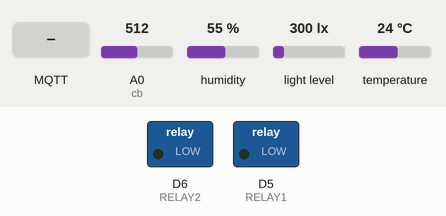
Simulated run of this sketch. Board: ESP8266 (NodeMCU). Parts: switched loads named in the sketch (green lamp = pin HIGH). The test bench sets the inputs (shaded band); at power-on: A0 (cb) = 512, humidity 55 %, light level 300 lx, temperature 24 °C. WiFi joins after 1.5 s; servers stay silent unless stated; no MQTT or app messages arrive unless stated; what the sketch prints to the serial monitor is not drawn.

Above: at 3.2 s.
3.3 s: MQTT message "ON" arrives on the second subscribed topic
9.1 s: A0 (cb) set to 912
13.9 s: A0 (cb) set to 935
At 17.7 s:
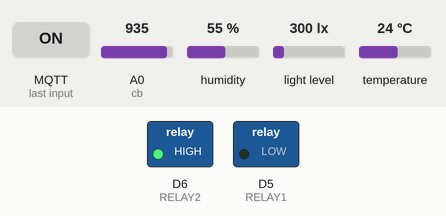
21.3 s: A0 (cb) set to 716
At 24.0 s:
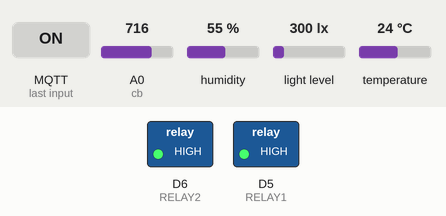
24.8 s: A0 (cb) set to 992
At 27.2 s:
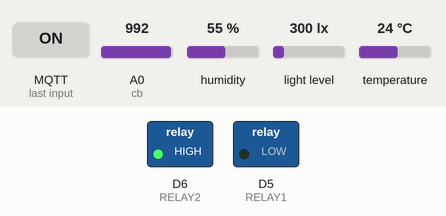
Timing chart, 0 to 28.7 s (numbered marks = the images above; inputs shaded):
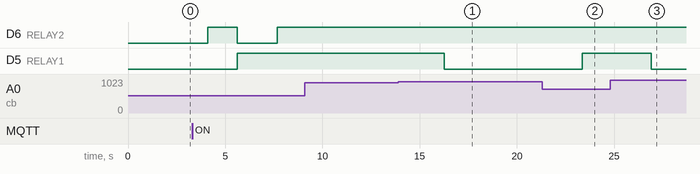

Measured:
- the behaviour switches between 925 and 926 on A0 (cb) (found by bisection; images 0 and 1)
- after the input at 9.1 s, every drawn part: stays the same
- after the input at 13.9 s, D5 (RELAY1): HIGH → LOW after 2.4 s
- after the input at 21.3 s, D5 (RELAY1): LOW → HIGH after 2.1 s
- after the input at 24.8 s, D5 (RELAY1): HIGH → LOW after 2.1 s

The sketch:

iot_finish.ino
```cpp
#include <PubSubClient.h>
#include <ESP8266WiFi.h>
#include <DHT.h>
#include <Wire.h>
#include <BH1750.h>
#include <ArduinoJson.h>

const char* ssid = "P 7.1";
const char* password = "23456789";
const char* mqttServer = "192.168.71.101";
const int mqttPort = 1883;

const char* mqttTopic = "iot";
const char* relayTopic = "relay/control";
const char* relayTopic2 = "relay2/control";
const char* autoTopic = "auto/control";

WiFiClient espClient;
PubSubClient client(espClient);

#define DHTPIN D4 // Sử dụng cổng D4 cho kết nối với DHT11
#define RELAY1 D5 // RELAY1 connected to  GPIO0
#define RELAY2 D6
#define DHTTYPE DHT11 // Loại cảm biến (DHT11 hoặc DHT22)
DHT dht(DHTPIN, DHTTYPE);
//===============================================================
BH1750 lightMeter;
int cb = A0;      //Chân cảm biến ở chân Analog: A0
int doc_cb, TBcb;
float doam;
float nhietdo;
float cuong_do_as;
int do_am_dat;
String autoMode="ON";
String lightStatus;
String pumpStatus;

void setup() {
  Serial.begin(9600);
  WiFi.begin(ssid, password);
  while (WiFi.status() != WL_CONNECTED) {
    delay(1000);
    Serial.println("Connecting to WiFi...");
  }
  Serial.println("Connected to WiFi");

  client.setServer(mqttServer, mqttPort);
  client.setCallback(callback);

   //========================Cảm biển DHT=======================================

    dht.begin();// cảm biến dht
        //=========================Cảm biến cường độ ánh sáng======================================
  Wire.begin();
  lightMeter.begin();
    //===========================Cảm biến độ ấm đất====================================

        pinMode (cb, INPUT);        //Tín hiệu vào từ cảm biến


  pinMode(RELAY1,OUTPUT);
    pinMode(RELAY2,OUTPUT);

  digitalWrite(RELAY1, LOW);
  lightStatus="ON";
   digitalWrite(RELAY2, LOW);
  pumpStatus="ON";
   connectToMQTT();
}

void callback(char* topic, byte* payload, unsigned int length) {
  Serial.println("Message received: ");
  Serial.println(topic);

  // Convert payload to string
  String message;
  for (int i = 0; i < length; i++) {
    message += (char)payload[i];
  }

  if (String(topic) == relayTopic) {
    // Control the relay based on the message received
    if (message == "ON") {
      digitalWrite(RELAY1, LOW);
      pumpStatus="ON";
    } else if (message == "OFF") {
      digitalWrite(RELAY1, HIGH);
      pumpStatus="OFF";
    }
  }

  if (String(topic) == relayTopic2) {
    // Control the relay based on the message received
    if (message == "ON") {
      digitalWrite(RELAY2, LOW);
      lightStatus="ON";
    } else if (message == "OFF") {
      digitalWrite(RELAY2, HIGH);
      lightStatus="OFF";
    }
  }

  if (String(topic) == autoTopic) {
    // Control the relay based on the message received
    if (message == "ON") {
      autoMode="ON";
      Serial.println("Auto Mode ON");
    } else if (message == "OFF") {
      Serial.println("Auto Mode OFF");
      autoMode="OFF";
    }
  }
}

void doDHT(){
    delay(2000); // Đợi một khoảng thời gian trước khi đọc dữ liệu

  float humidity = dht.readHumidity();
  float temperature = dht.readTemperature();

  if (isnan(humidity) || isnan(temperature)) {
    Serial.println("Lỗi đọc dữ liệu từ cảm biến DHT11");
  } else {
    Serial.print("Nhiệt độ: ");
    Serial.print(temperature);
    Serial.println(" °C");
    Serial.print("Độ ẩm: ");
    Serial.print(humidity);
    Serial.println(" %");
  doam=humidity;
  nhietdo=temperature;
  }
}

void doCuongDoSang(){
    float lux = lightMeter.readLightLevel();
cuong_do_as=lux;

  Serial.print("Cường độ ánh sáng: ");
  Serial.print(lux);
  Serial.println(" lx");

  if (lux < 1 && autoMode == "ON") {
    digitalWrite(RELAY2, LOW); // Bật RELAY2
    lightStatus="ON";
  } else if (lux >= 1 && autoMode == "ON") {
    digitalWrite(RELAY2, HIGH); // Tắt RELAY2
    lightStatus="OFF";
  }

  delay(1000); // Đợi 1 giây trước khi đọc lại giá trị ánh sáng
}

void doDoAmDat(){
     for(int i=0;i<=9;i++)   /*Chúng ta sẽ tạo một hàm for để đọc 10 lần giá trị cảm biến,
                            sau đó lấy giá trị trung bình để được giá trị chính xác nhất.*/
        {
          doc_cb += analogRead(cb);
        }
    TBcb=doc_cb/10;     //Tính giá trị trung bình


    int phantramao = map(TBcb, 0, 1023, 0, 100);    //Chuyển giá trị Analog thành giá trị %
    int phantramthuc = 100 - phantramao;              //Tính giá trị phần trăm thực, chuyển điện thế khô thành ẩm

     do_am_dat = phantramthuc;


    Serial. print("analog: "); Serial. print(TBcb); Serial.print(" "); Serial. print("~"); Serial.print(" ");
    Serial.print(phantramthuc); Serial.println('%');
    delay (500);
    doc_cb=0;

    if ( phantramthuc >= 10 && autoMode == "ON")         //Nếu phần trăm thực lớn hơn hoặc = 30%

      {
        Serial.println("OFF");
        digitalWrite (RELAY1, HIGH);    //Thì RELAY1 OFF, không bơm
        pumpStatus="OFF";
      }

    else if( phantramthuc < 10 && autoMode == "ON")       //Ngược lại, phần trăm thực nhỏ hơn 30%
      {
        Serial.println("ON");
        digitalWrite (RELAY1, LOW);   //Thì RELAY1 ON, Bơm chạy
        pumpStatus="ON";
      }
  }

void loop() {
  DynamicJsonDocument doc(256);

  // Assuming doDHT(), doCuongDoSang(), and doDoAmDat() are your sensor reading functions
  doDHT();
  doCuongDoSang();
  doDoAmDat();

  doc["do_am"] = doam;
  doc["nhiet_do"] = nhietdo;
  doc["do_am_dat"] = do_am_dat;
  doc["cuong_do_anh_sang"] = cuong_do_as;
  doc["light_status"]=lightStatus;
  doc["pump_status"]=pumpStatus;
  doc["autoMode"]=autoMode;


  String jsonString;
  serializeJson(doc, jsonString);

  if (!client.connected()) {
    connectToMQTT();
  }

  // Publish JSON string to MQTT topic
  client.publish(mqttTopic, jsonString.c_str());
  Serial.println("================SEND DATA================");

  client.loop();

}


void connectToMQTT() {
  while (!client.connected()) {
    Serial.println("Attempting MQTT connection...");
    if (client.connect("ArduinoClient")) {
      Serial.println("Connected to MQTT");
            client.subscribe(relayTopic);
            client.subscribe(relayTopic2);
            client.subscribe(autoTopic);

    } else {
      Serial.print("Failed, rc=");
      Serial.print(client.state());
      Serial.println(" Retrying in 5 seconds...");
      delay(5000);
    }
  }
}
```
